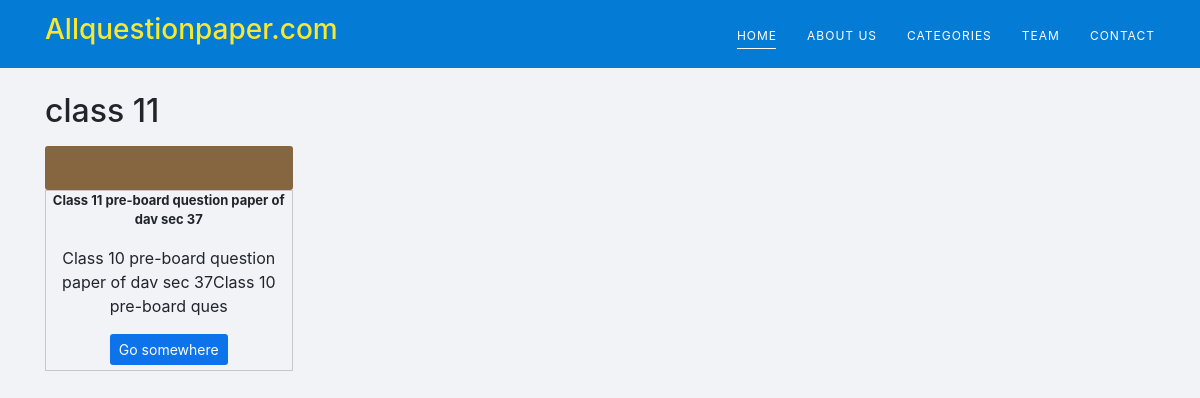
The page /postlist/class-11-question-papers/ on the database its author committed.
### posts/models.py (models this page shows, shortened)
class Category(models.Model):
    title = models.CharField(max_length=20)
    subtitle = models.CharField(max_length=20)
    slug = models.SlugField(max_length = 100, unique=True)
    thumbnail = models.ImageField(upload_to='categories_images/')

class Post(models.Model):
    title = models.CharField(max_length=100)
    slug = models.SlugField(max_length = 100, unique=True)
    overview = models.TextField()
    timestamp = models.DateTimeField(auto_now_add=True)
    content = HTMLField()
    author = models.ForeignKey(Author, on_delete=models.CASCADE)
    categories = models.ManyToManyField(Category)
    featured = models.BooleanField()

### posts/views.py (the view)
# urls.py: path('postlist/<slug>/', postlist, name = 'postlist'),
def postlist (request,slug):
    category = Category.objects.get(slug = slug)
    posts = Post.objects.filter(categories__in=[category])
    context = {
        'posts': posts,
        'category': category,
    }
    return render(request, 'post_list.html', context)

### posts/templatetags/markdown_extras.py (called while the page is built)
@register.simple_tag
def get_categories():
    return Category.objects.all()[0:4]

### templates/post_list.html (shortened to what this page needs)
{% load markdown_extras %}
<!doctype html>
<html lang="en">
  <head>
    <link rel="stylesheet" href="https://cdn.jsdelivr.net/npm/bootstrap@4.3.1/dist/css/bootstrap.min.css">
  </head>
  <body>
<div class="containermain">
<header class="main-header">
        <div class="container">
        <nav class="navbar navbar-expand-lg main-nav px-0">
            <a class="navbar-brand" href="/">
              <h3 class="brand-heading">Allquestionpaper.com</h3>
                            </a>
            <div class="collapse navbar-collapse" id="mainMenu">
            <ul class="navbar-nav ml-auto text-uppercase f1">
                <li>
                    <a href="#home" class="active active-first">home</a>
                    </li>
                    <li>
                    <a href="#about">about us</a>
                    </li>
                    <li>
                    <a href="#service">Categories</a>
                    </li>
                    <li>
                    <a href="#team">team</a>
                    </li>
                    <li>
                    <a href="#contact">contact</a>
                    </li>
            </ul>
            </div>
        </nav>
        </div>
</header>
    <div class="container my-4">
        <h2> {{ category.title }} </h2>
        <div class="row">
          {% for post in posts %}
            <div class="col-lg-3 col-md-6 col-6 col-sm-6 my-2" >
                <div class="card-img" style="text-align: center; background-color: #856640; padding: 10px;">
                </div>
                <div class="card-content text-center" style="border-width:0.01em; border-style:solid; border-color: #C8C8C8;" >
                    <strong><p style="font-size:13px; ">{{ post.title }}</p></strong>
                    <p>{{ post.overview|slice:":70" }}</p>
                    <a href="{% url 'post' post.slug %}" class="btn btn-sm" style="margin-bottom:2%; color:#fff; background-color :#0C73EB;">Go somewhere</a>
                </div>
            </div>
            {% endfor %}
        </div>
    </div>
</div>
  </body>
</html>

### templates/post_list.html (style rules this page uses)
body { background: #F1F3F6 !important; }
#mainMenu li > a { font-size: 12px; letter-spacing: 1px; color: #fff; font-weight: 400; position: relative; z-index: 1; text-decoration: none; }
#mainMenu li:not(:last-of-type) { margin-right: 30px; }
#mainMenu li > a::before { position: absolute; content: ""; width: calc(100% - 1px); height: 1px; background: #fff; bottom: -6px; left: 0; -webkit-transform: scale(0, 1); -ms-transform: scale(0, 1); transform: scale(0, 1); -webkit-transform-origin: right center; -ms-transform-origin: right center; transform-origin: right center; z-index: -1; -webkit-transition: transform 0.5s ease; transition: transform 0.5s ease; }
#mainMenu li > a:hover::before, #mainMenu li > a.active::before { -webkit-transform: scale(1, 1); -ms-transform: scale(1, 1); transform: scale(1, 1); -webkit-transform-origin: left center; -ms-transform-origin: left center; transform-origin: left center; }
.main-header { top: 25px; left: 0; background: #047BD5; z-index: 99; width: 100%; -webkit-transition: all 0.4s ease; transition: all 0.4s ease; }
.navbar-brand { color: #fff; }
.container { wid }
.row { width:100%; }
.brand-heading { color: #F8E831; font-style: Bold; }

### rows shown on the page
Category: title "class 11"
Post: title "Class 11 pre-board question paper of dav sec 37", overview "Class 10 pre-board question paper of dav sec 37Class 10 pre-board ques"
